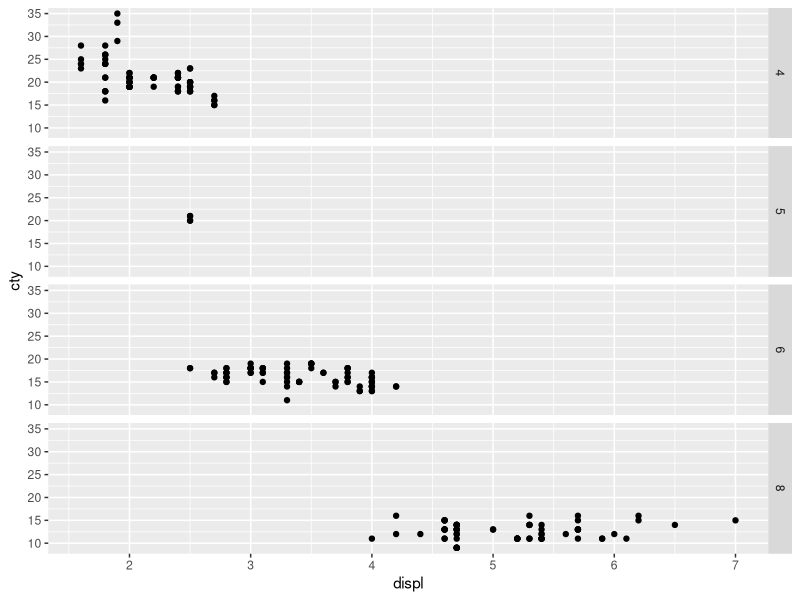

Recreate this plot in R.
library(ggplot2)

df <- mpg #mpg is a built-in dataset

print(head(df))

#DATA & AESTHETICS Layer
pl <- ggplot(df, aes(displ, cty))

#Geometry layer
#Adding the data & AESTHETICS layer with geom layer
pl2 <- pl + geom_point()

#To limit the scale of x-axis and y-axis
print(pl2 + facet_grid(cyl ~ .)) 